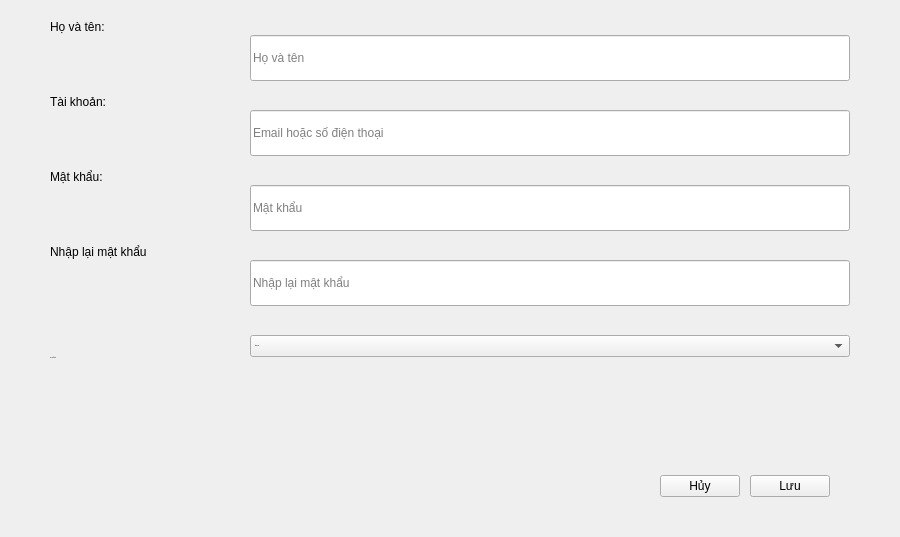
              <widget class="QWidget" name="userDialogForm" native="true">
               <property name="sizePolicy">
                <sizepolicy hsizetype="Expanding" vsizetype="Preferred">
                 <horstretch>0</horstretch>
                 <verstretch>0</verstretch>
                </sizepolicy>
               </property>
               <property name="minimumSize">
                <size>
                 <width>900</width>
                 <height>300</height>
                </size>
               </property>
               <layout class="QVBoxLayout" name="verticalLayout_10">
                <property name="spacing">
                 <number>0</number>
                </property>
                <property name="leftMargin">
                 <number>50</number>
                </property>
                <property name="topMargin">
                 <number>20</number>
                </property>
                <property name="rightMargin">
                 <number>50</number>
                </property>
                <property name="bottomMargin">
                 <number>30</number>
                </property>
                <item>
                 <layout class="QVBoxLayout" name="userDialogFormContainer_2">
                  <property name="spacing">
                   <number>0</number>
                  </property>
                  <property name="leftMargin">
                   <number>0</number>
                  </property>
                  <property name="topMargin">
                   <number>0</number>
                  </property>
                  <property name="rightMargin">
                   <number>0</number>
                  </property>
                  <property name="bottomMargin">
                   <number>0</number>
                  </property>
                  <item>
                   <widget class="QWidget" name="widget_7" native="true">
                    <layout class="QHBoxLayout" name="horizontalLayout_9">
                     <property name="spacing">
                      <number>0</number>
                     </property>
                     <property name="leftMargin">
                      <number>0</number>
                     </property>
                     <property name="topMargin">
                      <number>0</number>
                     </property>
                     <property name="rightMargin">
                      <number>0</number>
                     </property>
                     <property name="bottomMargin">
                      <number>0</number>
                     </property>
                     <item>
                      <widget class="QWidget" name="widget_14" native="true">
                       <layout class="QHBoxLayout" name="horizontalLayout_20">
                        <property name="spacing">
                         <number>0</number>
                        </property>
                        <property name="leftMargin">
                         <number>0</number>
                        </property>
                        <property name="topMargin">
                         <number>0</number>
                        </property>
                        <property name="rightMargin">
                         <number>0</number>
                        </property>
                        <property name="bottomMargin">
                         <number>0</number>
                        </property>
                        <item>
                         <layout class="QHBoxLayout" name="formInput_5">
                          <property name="spacing">
                           <number>0</number>
                          </property>
                          <property name="topMargin">
                           <number>0</number>
                          </property>
                          <item alignment="Qt::AlignTop">
                           <widget class="QLabel" name="labelName">
                            <property name="minimumSize">
                             <size>
                              <width>200</width>
                              <height>0</height>
                             </size>
                            </property>
                            <property name="text">
                             <string>Họ và tên:</string>
                            </property>
                           </widget>
                          </item>
                          <item alignment="Qt::AlignTop">
                           <widget class="QWidget" name="widget_15" native="true">
                            <property name="maximumSize">
                             <size>
                              <width>16777215</width>
                              <height>16777215</height>
                             </size>
                            </property>
                            <layout class="QVBoxLayout" name="verticalLayout_16">
                             <property name="spacing">
                              <number>0</number>
                             </property>
                             <property name="leftMargin">
                              <number>0</number>
                             </property>
                             <property name="topMargin">
                              <number>15</number>
                             </property>
                             <property name="rightMargin">
                              <number>0</number>
                             </property>
                             <property name="bottomMargin">
                              <number>0</number>
                             </property>
                             <item>
                              <widget class="QLineEdit" name="name_le">
                               <property name="minimumSize">
                                <size>
                                 <width>222</width>
                                 <height>46</height>
                                </size>
                               </property>
                               <property name="maximumSize">
                                <size>
                                 <width>16777215</width>
                                 <height>16777215</height>
                                </size>
                               </property>
                               <property name="text">
                                <string/>
                               </property>
                               <property name="placeholderText">
                                <string notr="true">Họ và tên</string>
                               </property>
                               <property name="clearButtonEnabled">
                                <bool>true</bool>
                               </property>
                              </widget>
                             </item>
                             <item>
                              <widget class="QLabel" name="error_name">
                               <property name="text">
                                <string/>
                               </property>
                               <property name="margin">
                                <number>0</number>
                               </property>
                              </widget>
                             </item>
                            </layout>
                           </widget>
                          </item>
                         </layout>
                        </item>
                       </layout>
                      </widget>
                     </item>
                    </layout>
                   </widget>
                  </item>
                  <item>
                   <widget class="QWidget" name="widget_10" native="true">
                    <property name="sizePolicy">
                     <sizepolicy hsizetype="Expanding" vsizetype="Preferred">
                      <horstretch>0</horstretch>
                      <verstretch>0</verstretch>
                     </sizepolicy>
                    </property>
                    <property name="minimumSize">
                     <size>
                      <width>0</width>
                      <height>0</height>
                     </size>
                    </property>
                    <layout class="QHBoxLayout" name="horizontalLayout_14">
                     <property name="spacing">
                      <number>0</number>
                     </property>
                     <property name="leftMargin">
                      <number>0</number>
                     </property>
                     <property name="topMargin">
                      <number>0</number>
                     </property>
                     <property name="rightMargin">
                      <number>0</number>
                     </property>
                     <property name="bottomMargin">
                      <number>0</number>
                     </property>
                     <item>
                      <layout class="QHBoxLayout" name="horizontalLayout_13">
                       <property name="spacing">
                        <number>0</number>
                       </property>
                       <property name="topMargin">
                        <number>0</number>
                       </property>
                       <item alignment="Qt::AlignTop">
                        <widget class="QLabel" name="labelUserName">
                         <property name="minimumSize">
                          <size>
                           <width>200</width>
                           <height>0</height>
                          </size>
                         </property>
                         <property name="text">
                          <string>Tài khoản:</string>
                         </property>
                        </widget>
                       </item>
                       <item alignment="Qt::AlignTop">
                        <widget class="QWidget" name="formInput_6" native="true">
                         <property name="maximumSize">
                          <size>
                           <width>16777215</width>
                           <height>16777215</height>
                          </size>
                         </property>
                         <layout class="QVBoxLayout" name="verticalLayout_13">
                          <property name="spacing">
                           <number>0</number>
                          </property>
                          <property name="leftMargin">
                           <number>0</number>
                          </property>
                          <property name="topMargin">
                           <number>15</number>
                          </property>
                          <property name="rightMargin">
                           <number>0</number>
                          </property>
                          <property name="bottomMargin">
                           <number>0</number>
                          </property>
                          <item>
                           <widget class="QLineEdit" name="username_le">
                            <property name="minimumSize">
                             <size>
                              <width>222</width>
                              <height>46</height>
                             </size>
                            </property>
                            <property name="maximumSize">
                             <size>
                              <width>16777215</width>
                              <height>16777215</height>
                             </size>
                            </property>
                            <property name="placeholderText">
                             <string>Email hoặc số điện thoại</string>
                            </property>
                            <property name="clearButtonEnabled">
                             <bool>true</bool>
                            </property>
                           </widget>
                          </item>
                          <item alignment="Qt::AlignTop">
                           <widget class="QLabel" name="error_username">
                            <property name="text">
                             <string/>
                            </property>
                            <property name="margin">
                             <number>0</number>
                            </property>
                           </widget>
                          </item>
                         </layout>
                        </widget>
                       </item>
                      </layout>
                     </item>
                    </layout>
                   </widget>
                  </item>
                  <item>
                   <widget class="QWidget" name="widget_11" native="true">
                    <layout class="QHBoxLayout" name="horizontalLayout_16">
                     <property name="spacing">
                      <number>0</number>
                     </property>
                     <property name="leftMargin">
                      <number>0</number>
                     </property>
                     <property name="topMargin">
                      <number>0</number>
                     </property>
                     <property name="rightMargin">
                      <number>0</number>
                     </property>
                     <property name="bottomMargin">
                      <number>0</number>
                     </property>
                     <item>
                      <layout class="QHBoxLayout" name="horizontalLayout_15">
                       <property name="spacing">
                        <number>0</number>
                       </property>
                       <property name="topMargin">
                        <number>0</number>
                       </property>
                       <item alignment="Qt::AlignTop">
                        <widget class="QLabel" name="labelPassword">
                         <property name="minimumSize">
                          <size>
                           <width>200</width>
                           <height>0</height>
                          </size>
                         </property>
                         <property name="text">
                          <string>Mật khẩu:</string>
                         </property>
                        </widget>
                       </item>
                       <item alignment="Qt::AlignTop">
                        <widget class="QWidget" name="formInput_7" native="true">
                         <property name="maximumSize">
                          <size>
                           <width>16777215</width>
                           <height>16777215</height>
                          </size>
                         </property>
                         <layout class="QVBoxLayout" name="verticalLayout_14">
                          <property name="spacing">
                           <number>0</number>
                          </property>
                          <property name="leftMargin">
                           <number>0</number>
                          </property>
                          <property name="topMargin">
                           <number>15</number>
                          </property>
                          <property name="rightMargin">
                           <number>0</number>
                          </property>
                          <property name="bottomMargin">
                           <number>0</number>
                          </property>
                          <item>
                           <widget class="QLineEdit" name="password_le">
                            <property name="minimumSize">
                             <size>
                              <width>222</width>
                              <height>46</height>
                             </size>
                            </property>
                            <property name="maximumSize">
                             <size>
                              <width>16777215</width>
                              <height>16777215</height>
                             </size>
                            </property>
                            <property name="text">
                             <string/>
                            </property>
                            <property name="echoMode">
                             <enum>QLineEdit::Password</enum>
                            </property>
                            <property name="placeholderText">
                             <string notr="true">Mật khẩu</string>
                            </property>
                            <property name="clearButtonEnabled">
                             <bool>true</bool>
                            </property>
                           </widget>
                          </item>
                          <item alignment="Qt::AlignTop">
                           <widget class="QLabel" name="error_password">
                            <property name="text">
                             <string/>
                            </property>
                            <property name="margin">
                             <number>0</number>
                            </property>
                           </widget>
                          </item>
                         </layout>
                        </widget>
                       </item>
                      </layout>
                     </item>
                    </layout>
                   </widget>
                  </item>
                  <item>
                   <widget class="QWidget" name="confirmContainer" native="true">
                    <layout class="QHBoxLayout" name="horizontalLayout_18">
                     <property name="spacing">
                      <number>0</number>
                     </property>
                     <property name="leftMargin">
                      <number>0</number>
                     </property>
                     <property name="topMargin">
                      <number>0</number>
                     </property>
                     <property name="rightMargin">
                      <number>0</number>
                     </property>
                     <property name="bottomMargin">
                      <number>0</number>
                     </property>
                     <item>
                      <layout class="QHBoxLayout" name="horizontalLayout_17">
                       <property name="spacing">
                        <number>0</number>
                       </property>
                       <property name="topMargin">
                        <number>0</number>
                       </property>
                       <item alignment="Qt::AlignTop">
                        <widget class="QLabel" name="labelConfirm">
                         <property name="minimumSize">
                          <size>
                           <width>200</width>
                           <height>0</height>
                          </size>
                         </property>
                         <property name="text">
                          <string>Nhập lại mật khẩu</string>
                         </property>
                        </widget>
                       </item>
                       <item alignment="Qt::AlignTop">
                        <widget class="QWidget" name="formInput_3" native="true">
                         <property name="maximumSize">
                          <size>
                           <width>16777215</width>
                           <height>16777215</height>
                          </size>
                         </property>
                         <layout class="QVBoxLayout" name="verticalLayout_15">
                          <property name="spacing">
                           <number>0</number>
                          </property>
                          <property name="leftMargin">
                           <number>0</number>
                          </property>
                          <property name="topMargin">
                           <number>15</number>
                          </property>
                          <property name="rightMargin">
                           <number>0</number>
                          </property>
                          <property name="bottomMargin">
                           <number>0</number>
                          </property>
                          <item>
                           <widget class="QLineEdit" name="confirm_le">
                            <property name="minimumSize">
                             <size>
                              <width>222</width>
                              <height>46</height>
                             </size>
                            </property>
                            <property name="maximumSize">
                             <size>
                              <width>16777215</width>
                              <height>16777215</height>
                             </size>
                            </property>
                            <property name="inputMethodHints">
                             <set>Qt::ImhHiddenText|Qt::ImhNoAutoUppercase|Qt::ImhNoPredictiveText|Qt::ImhSensitiveData</set>
                            </property>
                            <property name="text">
                             <string/>
                            </property>
                            <property name="echoMode">
                             <enum>QLineEdit::Password</enum>
                            </property>
                            <property name="placeholderText">
                             <string>Nhập lại mật khẩu</string>
                            </property>
                            <property name="clearButtonEnabled">
                             <bool>true</bool>
                            </property>
                           </widget>
                          </item>
                          <item alignment="Qt::AlignTop">
                           <widget class="QLabel" name="error_confirm">
                            <property name="text">
                             <string/>
                            </property>
                            <property name="alignment">
                             <set>Qt::AlignLeading|Qt::AlignLeft|Qt::AlignTop</set>
                            </property>
                            <property name="margin">
                             <number>0</number>
                            </property>
                           </widget>
                          </item>
                         </layout>
                        </widget>
                       </item>
                      </layout>
                     </item>
                    </layout>
                   </widget>
                  </item>
                  <item>
                   <widget class="QWidget" name="widget" native="true">
                    <property name="minimumSize">
                     <size>
                      <width>0</width>
                      <height>105</height>
                     </size>
                    </property>
                    <layout class="QVBoxLayout" name="verticalLayout_3">
                     <property name="spacing">
                      <number>0</number>
                     </property>
                     <property name="leftMargin">
                      <number>0</number>
                     </property>
                     <property name="topMargin">
                      <number>0</number>
                     </property>
                     <property name="rightMargin">
                      <number>0</number>
                     </property>
                     <property name="bottomMargin">
                      <number>0</number>
                     </property>
                     <item>
                      <widget class="QWidget" name="widget_30" native="true">
                       <layout class="QHBoxLayout" name="horizontalLayout_31">
                        <property name="spacing">
                         <number>0</number>
                        </property>
                        <property name="leftMargin">
                         <number>0</number>
                        </property>
                        <property name="topMargin">
                         <number>0</number>
                        </property>
                        <property name="rightMargin">
                         <number>0</number>
                        </property>
                        <property name="bottomMargin">
                         <number>0</number>
                        </property>
                        <item>
                         <layout class="QHBoxLayout" name="formInput_12">
                          <property name="spacing">
                           <number>0</number>
                          </property>
                          <property name="topMargin">
                           <number>0</number>
                          </property>
                          <item alignment="Qt::AlignTop">
                           <widget class="QWidget" name="label_product_3" native="true">
                            <property name="minimumSize">
                             <size>
                              <width>200</width>
                              <height>0</height>
                             </size>
                            </property>
                            <property name="maximumSize">
                             <size>
                              <width>200</width>
                              <height>16777215</height>
                             </size>
                            </property>
                            <layout class="QHBoxLayout" name="horizontalLayout_21">
                             <property name="spacing">
                              <number>0</number>
                             </property>
                             <property name="leftMargin">
                              <number>0</number>
                             </property>
                             <property name="topMargin">
                              <number>30</number>
                             </property>
                             <property name="rightMargin">
                              <number>0</number>
                             </property>
                             <property name="bottomMargin">
                              <number>0</number>
                             </property>
                             <item>
                              <widget class="QLabel" name="label_5">
                               <property name="font">
                                <font>
                                 <family>Cambria</family>
                                 <pointsize>-1</pointsize>
                                 <weight>50</weight>
                                 <bold>false</bold>
                                </font>
                               </property>
                               <property name="text">
                                <string>Loại tài khoản</string>
                               </property>
                              </widget>
                             </item>
                             <item>
                              <widget class="QLabel" name="label_required_6">
                               <property name="sizePolicy">
                                <sizepolicy hsizetype="Expanding" vsizetype="Preferred">
                                 <horstretch>0</horstretch>
                                 <verstretch>0</verstretch>
                                </sizepolicy>
                               </property>
                               <property name="text">
                                <string/>
                               </property>
                              </widget>
                             </item>
                            </layout>
                           </widget>
                          </item>
                          <item alignment="Qt::AlignTop">
                           <widget class="QWidget" name="widget_31" native="true">
                            <property name="maximumSize">
                             <size>
                              <width>16777215</width>
                              <height>16777215</height>
                             </size>
                            </property>
                            <layout class="QVBoxLayout" name="verticalLayout_23">
                             <property name="spacing">
                              <number>0</number>
                             </property>
                             <property name="leftMargin">
                              <number>0</number>
                             </property>
                             <property name="topMargin">
                              <number>15</number>
                             </property>
                             <property name="rightMargin">
                              <number>0</number>
                             </property>
                             <property name="bottomMargin">
                              <number>0</number>
                             </property>
                             <item>
                              <widget class="QComboBox" name="level">
                               <property name="font">
                                <font>
                                 <family>Cambria</family>
                                 <pointsize>-1</pointsize>
                                </font>
                               </property>
                               <item>
                                <property name="text">
                                 <string>Nhân viên</string>
                                </property>
                               </item>
                               <item>
                                <property name="text">
                                 <string>Nhân viên kho</string>
                                </property>
                               </item>
                               <item>
                                <property name="text">
                                 <string>Quản trị viên</string>
                                </property>
                               </item>
                              </widget>
                             </item>
                             <item>
                              <widget class="QLabel" name="error_order">
                               <property name="text">
                                <string/>
                               </property>
                               <property name="margin">
                                <number>0</number>
                               </property>
                              </widget>
                             </item>
                            </layout>
                           </widget>
                          </item>
                         </layout>
                        </item>
                       </layout>
                      </widget>
                     </item>
                    </layout>
                   </widget>
                  </item>
                  <item>
                   <spacer name="verticalSpacer_3">
                    <property name="orientation">
                     <enum>Qt::Vertical</enum>
                    </property>
                    <property name="sizeHint" stdset="0">
                     <size>
                      <width>20</width>
                      <height>40</height>
                     </size>
                    </property>
                   </spacer>
                  </item>
                  <item>
                   <widget class="QWidget" name="userDialogFormSubContainer" native="true">
                    <layout class="QVBoxLayout" name="verticalLayout_11">
                     <property name="spacing">
                      <number>0</number>
                     </property>
                     <property name="leftMargin">
                      <number>0</number>
                     </property>
                     <property name="topMargin">
                      <number>0</number>
                     </property>
                     <property name="rightMargin">
                      <number>0</number>
                     </property>
                     <property name="bottomMargin">
                      <number>0</number>
                     </property>
                     <item>
                      <layout class="QHBoxLayout" name="horizontalLayout_19">
                       <property name="spacing">
                        <number>10</number>
                       </property>
                       <property name="topMargin">
                        <number>10</number>
                       </property>
                       <property name="rightMargin">
                        <number>20</number>
                       </property>
                       <property name="bottomMargin">
                        <number>10</number>
                       </property>
                       <item>
                        <spacer name="horizontalSpacer_11">
                         <property name="orientation">
                          <enum>Qt::Horizontal</enum>
                         </property>
                         <property name="sizeHint" stdset="0">
                          <size>
                           <width>40</width>
                           <height>20</height>
                          </size>
                         </property>
                        </spacer>
                       </item>
                       <item>
                        <widget class="QPushButton" name="btn_cancel_user">
                         <property name="cursor">
                          <cursorShape>PointingHandCursor</cursorShape>
                         </property>
                         <property name="text">
                          <string>Hủy</string>
                         </property>
                        </widget>
                       </item>
                       <item>
                        <widget class="QPushButton" name="btn_save_user">
                         <property name="cursor">
                          <cursorShape>PointingHandCursor</cursorShape>
                         </property>
                         <property name="text">
                          <string>Lưu</string>
                         </property>
                        </widget>
                       </item>
                      </layout>
                     </item>
                    </layout>
                   </widget>
                  </item>
                 </layout>
                </item>
               </layout>
              </widget>
